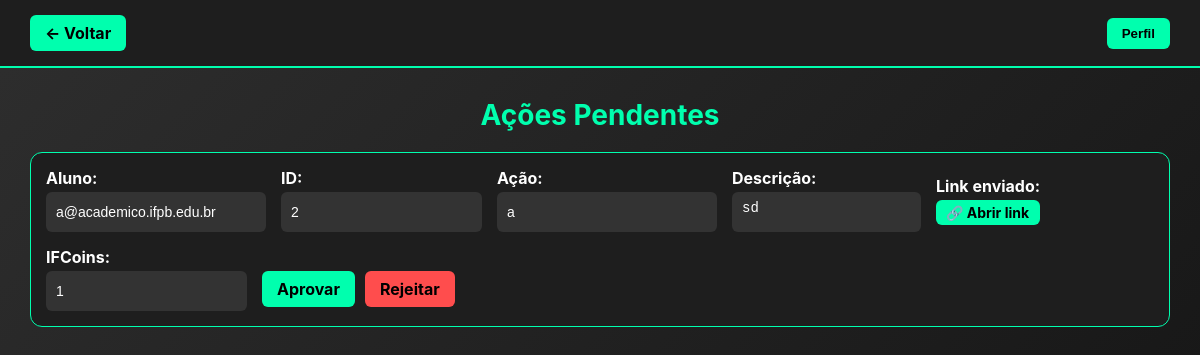
/avaliador/acoesenviadas (signed in), run on an earlier commit of the app's database.
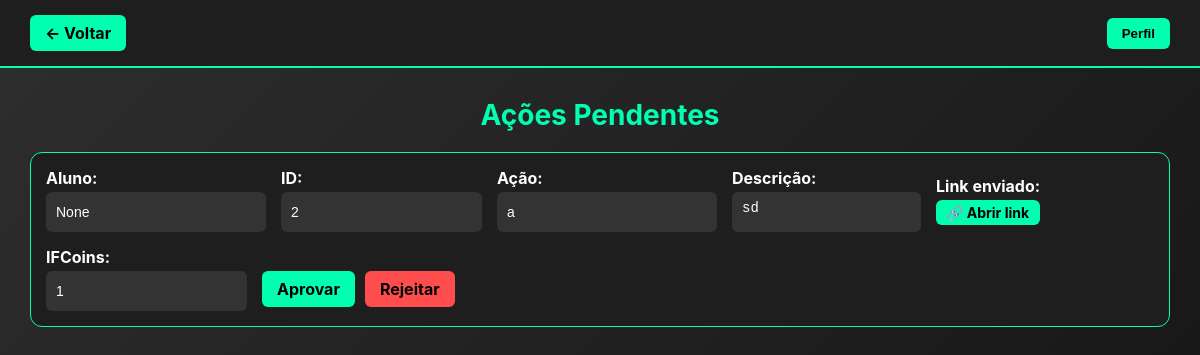
And on a later commit of the database.
### models/modelosDB.py (models this page shows, shortened)
class AcaoRealizadaAlunoDB(Base):
    __tablename__ = 'acoes_realizadas'
    id = Column(Integer, primary_key=True)
    email_aluno = Column(String, ForeignKey('alunos.email'))
    id_acao = Column(Integer, ForeignKey('acoes.id'))
    comentarios_aluno = Column(String)
    link = Column(String, nullable=True)
    valor = Column(Integer, default=0)
    status = Column(String, default='pendente')  # pendente/aprovada/rejeitada
    data_envio = Column(DateTime, default=datetime.now())
    aluno = relationship("AlunoDB", back_populates="acoes_realizadas")
    acao = relationship("AcaoDB", back_populates="acoes_realizadas")

class AcaoDB(Base):
    __tablename__ = 'acoes'
    id = Column(Integer, primary_key=True)
    nome = Column(String)
    descricao = Column(String)
    valor = Column(Integer, default=0)
    acoes_realizadas = relationship("AcaoRealizadaAlunoDB", back_populates="acao")

### blueprints/avaliador_bp.py (the view)
@avaliador_bp.route('/acoesenviadas', methods=['GET'])
def acoes_enviadas():
    email = session.get('user')
    role = session.get('role')
    if not email or role != 'avaliador':
        flash("Faça login como avaliador para acessar esta página.")
        return redirect(url_for('login'))
    acoes = acao_realizadasDAO.listar_pendentes() # Listar ações pendentes
    return render_template('avaliador/acoes_enviadas.html', acoes=acoes)

### database/database.py (called while the page is built)
    def listar_pendentes(self):
        return self.session.query(AcaoRealizadaAlunoDB).filter_by(status='pendente').all()

### templates/avaliador/acoes_enviadas.html (shortened to what this page needs)
<!DOCTYPE html>
<html lang="pt-BR">
<head>
    <link rel="stylesheet" href="{{ url_for('static', filename='css/avaliador/acoes_enviadas.css') }}">
</head>
<body>
<div class="top-row-fixed">
    <a href="{{ url_for('avaliador.avaliador_pagina') }}" class="back-btn neon-btn">← Voltar</a>
    <button id="open-profile" class="pill-profile neon-btn">Perfil</button>
</div>
<main class="canvas">
    <div class="title">Ações Pendentes</div>
    {% if acoes|length == 0 %}
        <div class="empty-message">Nenhuma ação pendente de avaliação.</div>
    {% else %}
        {% for acao in acoes %}
            <div class="card horizontal-card">
                <form class="action-form horizontal-form" method="POST" action="{{ url_for('avaliador.aprovar_acao', id_acao=acao.id) }}">
                    <div class="form-group">
                        <label>Aluno:</label>
                        <input type="text" value="{{ acao.email_aluno }}" disabled>
                    </div>
                    <div class="form-group id-group">
                        <label>ID:</label>
                        <input type="text" class="input-id" value="{{ acao.id }}" disabled>
                    </div>
                    <div class="form-group">
                        <label>Ação:</label>
                        <input type="text" value="{{ acao.acao.nome if acao.acao else 'Sem nome' }}" disabled>
                    </div>
                    <div class="form-group desc-group">
                        <label>Descrição:</label>
                        <textarea rows="1" class="single-line-textarea" disabled>{{ acao.comentarios_aluno or 'Sem descrição' }}</textarea>
                    </div>
                    {% if acao.link %}
                        <div class="form-group">
                            <label>Link enviado:</label>
                            <a href="{{ acao.link }}" target="_blank" class="mini-btn neon-btn">🔗 Abrir link</a>
                        </div>
                    {% endif %}
                    <div class="form-group">
                        <label>IFCoins:</label>
                        <input type="number" value="{{ acao.acao.valor if acao.acao else 0 }}" name="valor" disabled>
                    </div>
                    <div class="form-actions horizontal-buttons">
                        <a href="{{ url_for('avaliador.aprovar_acao', id_acao=acao.id) }}" class="pill-btn approve-btn neon-btn">Aprovar</a>
                        <a href="{{ url_for('avaliador.rejeitar_acao', id_acao=acao.id) }}" class="pill-btn reject-btn neon-red-btn">Rejeitar</a>
                    </div>
                </form>
            </div>
            <br>
        {% endfor %}
    {% endif %}
</main>
</body>
</html>

What changed in the data, as far as the page shows it:
changed AcaoRealizadaAlunoDB "sd": email_aluno "a@academico.ifpb.edu.br" → "None"
